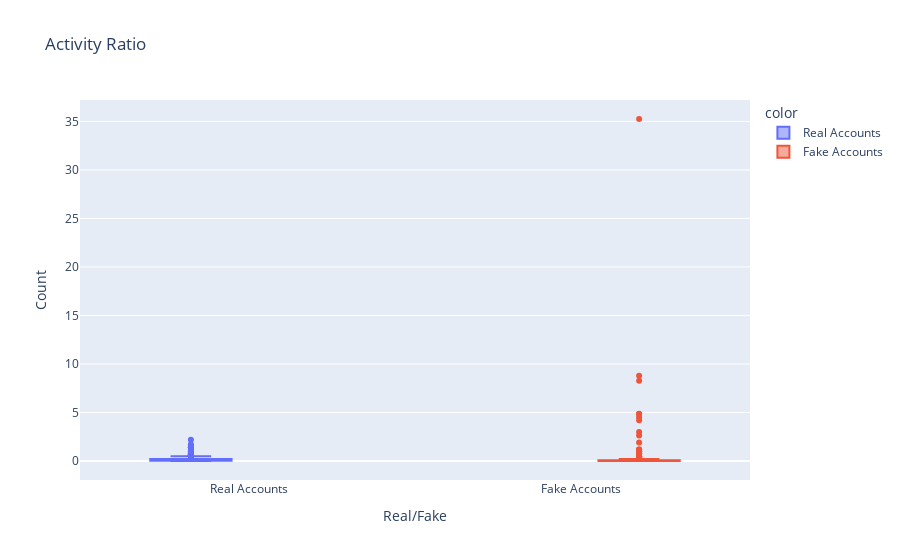

Source (notebook cell):
### Markdown cell above
<div style="font-size: 18px;
            line-height: 1.5;
            margin-bottom: 20px;
            font-family: Arial, sans-serif;"><br><br>
It seems that my prior deduction was right! The majority of accounts who follows more people than they are followed are fake accounts. While accounts with more followers than following, are real accounts.
<br><br>
That's great! We found another relevant pattern.
<br><br></div>

### Code cell
# Plotting Activity Ratio plot
fig = px.box(train, x='fake', y='activity ratio', color = legend_df['fake'], title = "Activity Ratio")

fig.update_layout(xaxis_title="Real/Fake", yaxis_title='Count', xaxis=dict(tickmode='array',
                                                                               tickvals=[0, 1],
                                                                               ticktext=['Real Accounts', 'Fake Accounts']
                                                                               ),
                     height = 650)

# Show the plot
fig.show()

### Figure 1 — Plotly figure (JSON) as saved in the notebook; plotly's stock layout.template omitted (floating-point values rounded to 4 significant figures; data arrays with more than 128 entries replaced by an {"elided": "..."} marker saying what was removed)
{"data": [{"alignmentgroup": "True", "hovertemplate": "color=Real Accounts<br>fake=%{x}<br>activity ratio=%{y}<extra></extra>", "legendgroup": "Real Accounts", "marker": {"color": "#636efa"}, "name": "Real Accounts", "notched": false, "offsetgroup": "Real Accounts", "orientation": "v", "showlegend": true, "type": "box", "x": {"elided": "287 int values"}, "x0": " ", "xaxis": "x", "y": {"elided": "287 float values"}, "y0": " ", "yaxis": "y"}, {"alignmentgroup": "True", "hovertemplate": "color=Fake Accounts<br>fake=%{x}<br>activity ratio=%{y}<extra></extra>", "legendgroup": "Fake Accounts", "marker": {"color": "#EF553B"}, "name": "Fake Accounts", "notched": false, "offsetgroup": "Fake Accounts", "orientation": "v", "showlegend": true, "type": "box", "x": {"elided": "287 int values"}, "x0": " ", "xaxis": "x", "y": {"elided": "287 float values"}, "y0": " ", "yaxis": "y"}], "layout": {"autosize": true, "boxmode": "group", "legend": {"title": {"text": "color"}, "tracegroupgap": 0}, "title": {"text": "Activity Ratio"}, "xaxis": {"anchor": "y", "autorange": true, "domain": [0, 1], "range": [-0.5065, 1.507], "tickmode": "array", "ticktext": ["Real Accounts", "Fake Accounts"], "tickvals": [0, 1], "title": {"text": "Real/Fake"}, "type": "linear"}, "yaxis": {"anchor": "x", "autorange": true, "domain": [0, 1], "range": [-1.958, 37.21], "title": {"text": "Count"}, "type": "linear"}}}
